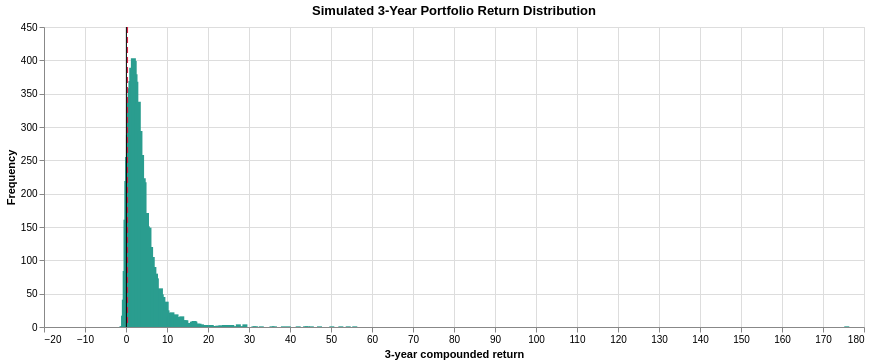

The cell this chart's notebook holds for it:
### Code cell
distribution_chart_with_rules = distribution_chart + tail_rule + cvar_rule
distribution_chart_with_rules.interactive()

### Figure 1 — Vega-Lite specification as saved in the notebook (floating-point values rounded to 4 significant figures; data arrays with more than 128 entries replaced by an {"elided": "..."} marker saying what was removed)
{"config": {"view": {"continuousWidth": 300, "continuousHeight": 300}}, "layer": [{"data": {"name": "data-961a4a9b621571980dbabca45d2336f8"}, "mark": {"type": "bar", "color": "#2a9d8f"}, "encoding": {"x": {"field": "bin", "title": "3-year compounded return", "type": "quantitative"}, "y": {"field": "count", "title": "Frequency", "type": "quantitative"}}, "name": "view_a355bcf59340e4f6_0", "title": "Simulated 3-Year Portfolio Return Distribution", "transform": [{"bin": {"maxbins": 1500}, "field": "compounded_return", "as": "bin"}, {"aggregate": [{"op": "count", "as": "count"}], "groupby": ["bin"]}]}, {"data": {"name": "data-8a2a831577aca8cff00db8941e4682bc"}, "mark": {"type": "rule", "color": "crimson", "strokeDash": [6, 4]}, "encoding": {"x": {"field": "x", "type": "quantitative"}}}, {"data": {"name": "data-4ff1a08f706e6d16e318d90712b3f1e2"}, "mark": {"type": "rule", "color": "black"}, "encoding": {"x": {"field": "x", "type": "quantitative"}}}], "height": 300, "params": [{"name": "param_1e9efca18e7a2868", "select": {"type": "interval", "encodings": ["x", "y"]}, "bind": "scales", "views": ["view_a355bcf59340e4f6_0"]}], "width": 820, "$schema": "https://vega.github.io/schema/vega-lite/v6.4.1.json", "datasets": {"data-961a4a9b621571980dbabca45d2336f8": {"elided": "10000 records"}, "data-8a2a831577aca8cff00db8941e4682bc": [{"x": 0.3787, "label": "VaR 5%"}], "data-4ff1a08f706e6d16e318d90712b3f1e2": [{"x": 0.09168, "label": "Tail Mean"}]}}
